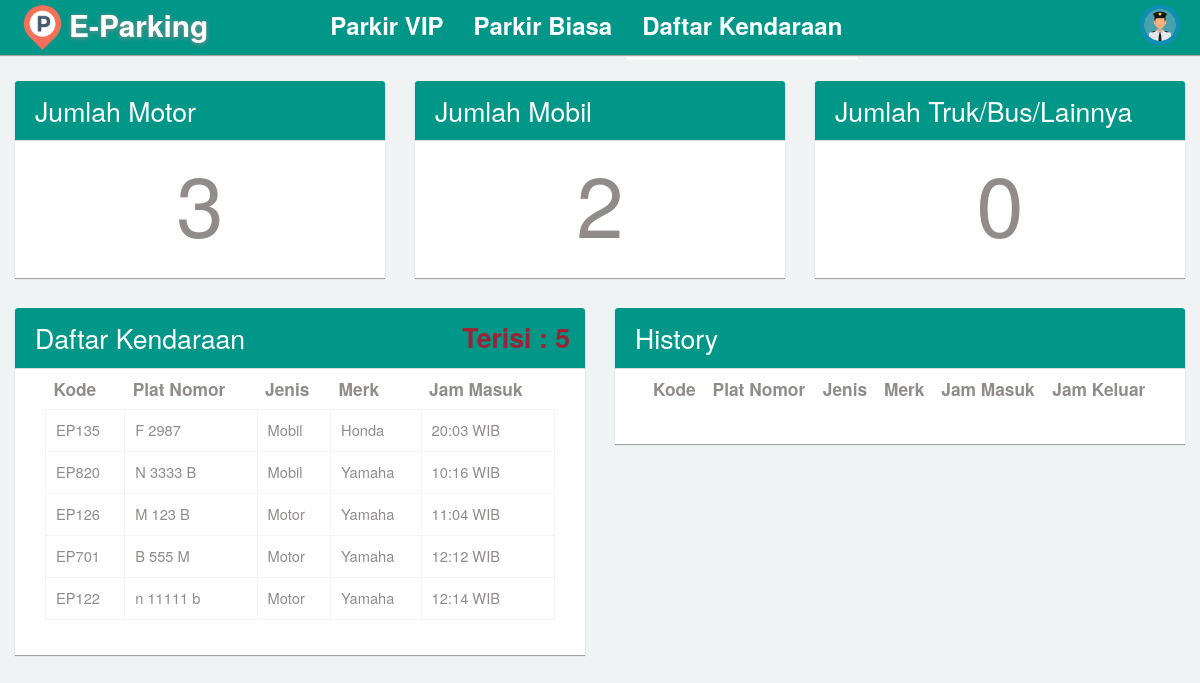
/daftar_kendaraan.php, run on the app's committed database.
### tables this page shows
CREATE TABLE `tb_daftar_parkir_biasa` (
  `kode` varchar(5) NOT NULL,
  `plat_nomor` varchar(10) NOT NULL,
  `jenis` varchar(22) NOT NULL,
  `merk` varchar(30) NOT NULL,
  `jam_masuk` varchar(9) NOT NULL,
  `hitung_jam_masuk` int(2) NOT NULL,
  `status` varchar(2) NOT NULL,
  `jam_keluar` varchar(9) NOT NULL
);

### daftar_kendaraan.php (the view, shortened to what this page needs)
<!DOCTYPE html>
<html>
<head>
  <link rel="stylesheet" type="text/css" href="asset/css/bootstrap.min.css">
  <link rel="stylesheet" type="text/css" href="asset/css/plugins/font-awesome.min.css"/>
  <link rel="stylesheet" type="text/css" href="asset/css/plugins/animate.min.css"/>
  <link rel="stylesheet" type="text/css" href="asset/css/plugins/nouislider.min.css"/>
  <link rel="stylesheet" type="text/css" href="asset/css/plugins/select2.min.css"/>
  <link rel="stylesheet" type="text/css" href="asset/css/plugins/ionrangeslider/ion.rangeSlider.css"/>
  <link rel="stylesheet" type="text/css" href="asset/css/plugins/ionrangeslider/ion.rangeSlider.skinFlat.css"/>
  <link rel="stylesheet" type="text/css" href="asset/css/plugins/bootstrap-material-datetimepicker.css"/>
  <link rel="stylesheet" type="text/css" href="asset/css/plugins/simple-line-icons.css"/>
  <link rel="stylesheet" type="text/css" href="asset/css/plugins/mediaelementplayer.css"/>
  <link href="asset/css/style.css" rel="stylesheet">
</head>
<?php
  include "config/koneksi.php";
  $username = $_GET['nama'];
  $cek_isi = mysqli_num_rows(mysqli_query($con, "SELECT * FROM tb_daftar_parkir_biasa"));
  $cek_mobil = mysqli_num_rows(mysqli_query($con, "SELECT * FROM tb_daftar_parkir_biasa WHERE jenis ='Mobil'"));
  $cek_motor = mysqli_num_rows(mysqli_query($con, "SELECT * FROM tb_daftar_parkir_biasa WHERE jenis ='Motor'"));
  $cek_lainnya = mysqli_num_rows(mysqli_query($con, "SELECT * FROM tb_daftar_parkir_biasa WHERE jenis ='Truk/Bus/Lainnya'"));
 ?>
<body class="dashboard topnav">
        <nav class="navbar navbar-default header navbar-fixed-top bg-teal">
          <div class="col-md-12 nav-wrapper">
            <div class="navbar-header" style="width:100%;">
                <div class="navbar-brand" style="margin-left: -10px;" name="home_logo">
                <img src="asset/img/logo.png" class="img-circle" alt="logo" style="float: left;margin-top: -10px;" width="45px"/>
                 <b style="float: left;margin-left: 4px;">E-Parking</b>
                </div>
              <ul class="nav navbar-nav search-nav" style="margin-left: 7%">
          <li><a href="home.php?nama=<?= $username ?>"style="font-size: 18pt">Parkir VIP</a></li>
          <li><a href="home_biasa.php?nama=<?= $username ?>" style="font-size: 18pt">Parkir Biasa</a></li>
          <li class="active"><a href="daftar_kendaraan.php?nama=<?= $username ?>"><span style="font-size: 18pt">Daftar Kendaraan</a></span></li>
        </ul>
              <ul class="nav navbar-nav navbar-right user-nav">
                <li class="user-name"><span><?php echo $username ?></span></li>
                  <li class="dropdown avatar-dropdown">
                   <img src="asset/img/petugas.png" class="img-circle avatar" alt="username" data-toggle="dropdown" aria-haspopup="true" aria-expanded="true" style="cursor: pointer;" />
                </li>
              </ul>
            </div>
          </div>
        </nav>
      <div id="content">
                <div class="col-md-4 col-sm-4 col-xs-12" style="margin-top: 30px;">
                  <div class="col-md-12 panel">
                    <div class="col-md-12 panel-heading bg-teal">
                      <h4 style="color: white;font-size: 20pt;">Jumlah Motor</h4>
                    </div>
                    <div class="panel-body" style="text-align: center;font-size: 64pt;">
                      <?= $cek_motor ?>
                  </div>
                  </div>
                </div>
                <div class="col-md-4 col-sm-4 col-xs-12" style="margin-top: 30px;">
                  <div class="col-md-12 panel">
                    <div class="col-md-12 panel-heading bg-teal">
                      <h4 style="color: white;font-size: 20pt;">Jumlah Mobil</h4>
                    </div>
                    <div class="panel-body" style="text-align: center;font-size: 64pt;">
                      <?= $cek_mobil ?>
                  </div>
                  </div>
                </div>
                <div class="col-md-4 col-sm-4 col-xs-12" style="margin-top: 30px;">
                  <div class="col-md-12 panel">
                    <div class="col-md-12 panel-heading bg-teal">
                      <h4 style="color: white;font-size: 20pt;">Jumlah Truk/Bus/Lainnya</h4>
                    </div>
                    <div class="panel-body" style="text-align: center;font-size: 64pt;">
                      <?= $cek_lainnya ?>
                  </div>
                  </div>
                </div>
               <div class="col-md-6 col-sm-12 col-xs-12" style="margin-top: 10px;">
                  <div class="col-md-12 panel">
                    <div class="col-md-12 panel-heading bg-teal">
                      <h4 style="color: white;font-size: 20pt;">Daftar Kendaraan <span class="right" style="color : #9B2335; font-weight: bold; text-align: right; padding-right: 10px;">Terisi : <?= $cek_isi ?></span></h4>
                    </div>
                    <div class="panel-body">
                    <div class="table-responsive col-md-12 col-sm-12 col-xs-12">
                    <table class="table table-hover" width="100%" cellspacing="0">
                    <thead>
                      <tr style="font-size: 13pt">
                        <th style="max-width: 120px;">Kode</th>
                        <th style="max-width: 250px;">Plat Nomor</th>
                        <th>Jenis</th>
                        <th>Merk</th>
                        <th style="max-width: 200px;">Jam Masuk</th>
                      </tr>
                    </thead>
                    <tbody>
                      <?php
                        $sql = "SELECT * FROM tb_daftar_parkir_biasa WHERE status = '1'";
                        $query = mysqli_query($con, $sql);
                        while ($data = mysqli_fetch_array($query)) {?>
                      <tr style="font-size: 11pt">
                        <td><?php echo $data['kode'] ?></td>
                        <td><?php echo $data['plat_nomor'] ?></td>
                        <td><?php echo $data['jenis'] ?></td>
                        <td><?php echo $data['merk'] ?></td>
                        <td><?php echo $data['jam_masuk'] . " WIB" ?></td>
                      </tr>
                      <?php } ?>
                    </tbody>
                  </table>
                  </div>
                  </div>
                  </div>
                </div>
                <div class="col-md-6 col-sm-12 col-xs-12"  style="margin-top: 10px;">
                  <div class="col-md-12 panel">
                    <div class="col-md-12 panel-heading bg-teal">
                      <h4 style="color: white;font-size: 20pt;">History</h4>
                    </div>
                    <div class="panel-body">
                    <div class="table-responsive col-md-12 col-sm-12 col-xs-12">
                    <table class="table" width="100%" cellspacing="0">
                    <thead>
                      <tr style="font-size: 13pt">
                        <th style="max-width: 120px;">Kode</th>
                        <th style="max-width: 250px;">Plat Nomor</th>
                        <th>Jenis</th>
                        <th>Merk</th>
                        <th style="max-width: 200px;">Jam Masuk</th>
                        <th style="max-width: 200px;">Jam Keluar</th>
                      </tr>
                    </thead>
                  </table>
                  </div>
                  </div>
                  </div>
                </div>
      </div>
</body>
</html>

### data on the page
tb_daftar_parkir_biasa: kode "EP135", plat_nomor "F 2987", jenis "Mobil", merk "Honda", jam_masuk "20:03"
tb_daftar_parkir_biasa: kode "EP820", plat_nomor "N 3333 B", jenis "Mobil", merk "Yamaha", jam_masuk "10:16"
tb_daftar_parkir_biasa: kode "EP126", plat_nomor "M 123 B", jenis "Motor", merk "Yamaha", jam_masuk "11:04"
tb_daftar_parkir_biasa: kode "EP701", plat_nomor "B 555 M", jenis "Motor", merk "Yamaha", jam_masuk "12:12"
tb_daftar_parkir_biasa: kode "EP122", plat_nomor "n 11111 b", jenis "Motor", merk "Yamaha", jam_masuk "12:14"

### other printed values
$cek_motor "3"
$cek_mobil "2"
$cek_lainnya "0"
$cek_isi "5"
